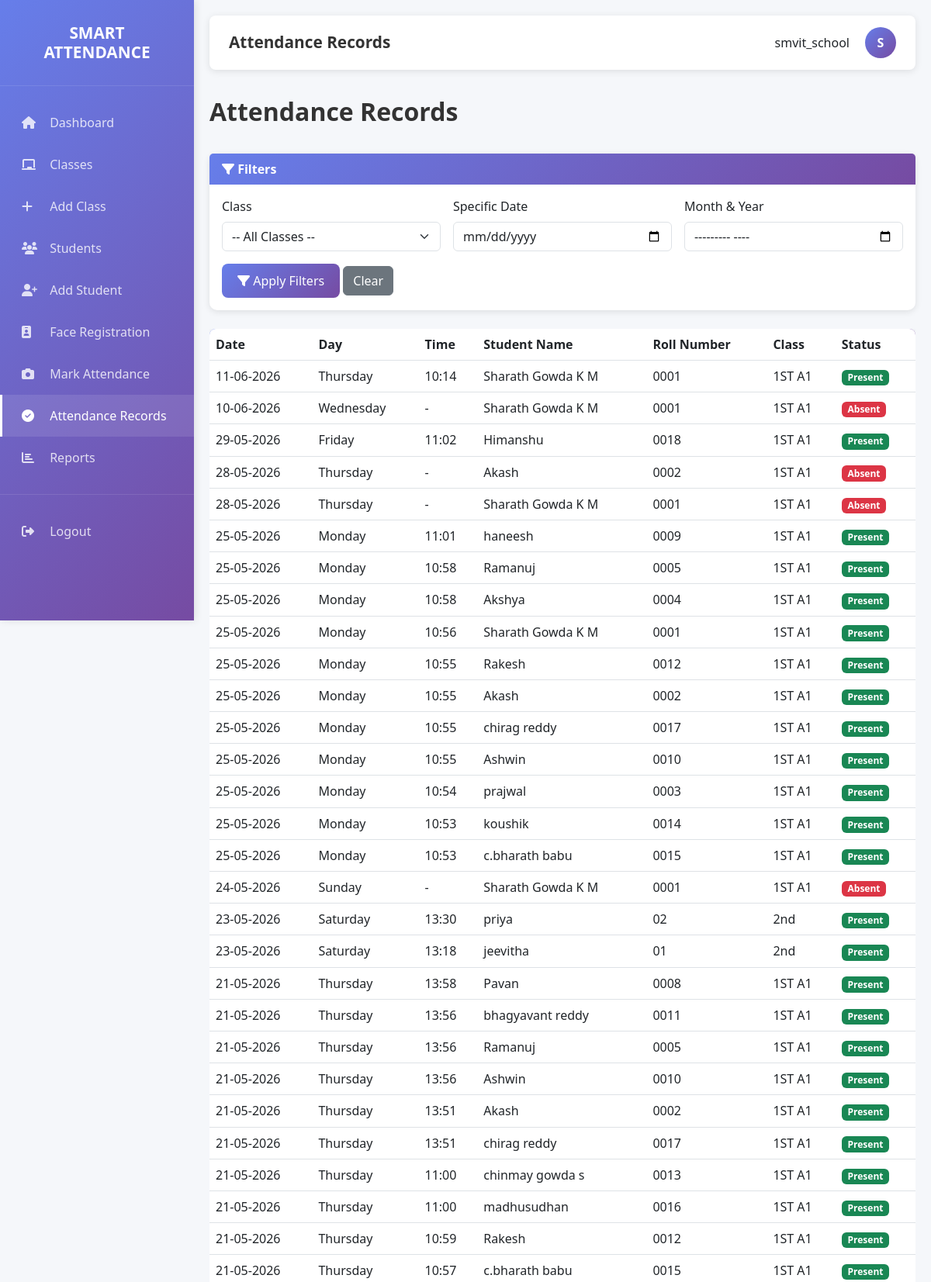
The app's page /school/attendance-records (signed in, upper part) with its own data.
### app.py (models this page shows)
class Attendance(db.Model):
    id = db.Column(db.Integer, primary_key=True)
    student_id = db.Column(db.Integer, db.ForeignKey('student.id'), nullable=False)
    class_id = db.Column(db.Integer, db.ForeignKey('class.id'), nullable=False)
    subject_id = db.Column(db.Integer, db.ForeignKey('subject.id'), nullable=True)
    date = db.Column(db.Date, nullable=False)
    time = db.Column(db.Time, nullable=False)
    _status = db.Column('status', db.String(10), nullable=False)  # present, absent
    created_at = db.Column(db.DateTime, default=datetime.utcnow)
    subject = db.relationship('Subject', backref='attendances', lazy=True)
    @property
    def status(self):
        from datetime import time
        if self._status == 'present' and self.time:
            if self.time < time(6, 0, 0) or self.time >= time(18, 0, 0):
                return 'absent'
        return self._status
    @status.setter
    def status(self, value):
        self._status = value
    @property
    def day(self):
        return self.date.strftime('%A')

class Student(db.Model):
    id = db.Column(db.Integer, primary_key=True)
    name = db.Column(db.String(100), nullable=False)
    roll_number = db.Column(db.String(20), nullable=False)
    phone = db.Column(db.String(15))
    password = db.Column(db.String(200))
    organization_id = db.Column(db.Integer, db.ForeignKey('organization.id'), nullable=False)
    class_id = db.Column(db.Integer, db.ForeignKey('class.id'), nullable=False)
    created_at = db.Column(db.DateTime, default=datetime.utcnow)
    attendances = db.relationship('Attendance', backref='student', lazy=True)
    face_encodings = db.relationship('FaceEncoding', backref='student', lazy=True)

class Class_(db.Model):
    __tablename__ = 'class'
    id = db.Column(db.Integer, primary_key=True)
    name = db.Column(db.String(100), nullable=False)
    academic_year = db.Column(db.String(20), nullable=False)
    study_year = db.Column(db.String(50), nullable=True)
    branch = db.Column(db.String(100), nullable=True)
    semester = db.Column(db.String(100), nullable=True)
    organization_id = db.Column(db.Integer, db.ForeignKey('organization.id'), nullable=False)
    course_id = db.Column(db.Integer, db.ForeignKey('course.id'), nullable=True)
    created_at = db.Column(db.DateTime, default=datetime.utcnow)
    students = db.relationship('Student', backref='class_', lazy=True)
    attendances = db.relationship('Attendance', backref='class_', lazy=True)

### app.py (the view, shortened to what this page needs)
@app.route('/school/attendance-records')
@org_required(['school'])
def school_attendance_records():
    classes = Class_.query.filter_by(organization_id=session.get('org_id')).all()
    class_id = request.args.get('class_id')
    date_str = request.args.get('date')
    month_str = request.args.get('month')
    query = Attendance.query.join(Class_).filter(Class_.organization_id == int(session.get('org_id')))
    if class_id:
        query = query.filter(Attendance.class_id == class_id)
    date_obj = None
    if date_str:
        try:
            date_obj = datetime.strptime(date_str, '%Y-%m-%d').date()
            query = query.filter(Attendance.date == date_obj)
        except ValueError:
            pass
    if class_id and date_obj:
        students = Student.query.filter_by(class_id=int(class_id)).all()
        present_records = Attendance.query.filter_by(class_id=int(class_id), date=date_obj).all()
        present_student_ids = {r.student_id: r for r in present_records}
        records = []
        for s in students:
            if s.id in present_student_ids:
                records.append(present_student_ids[s.id])
            else:
                from types import SimpleNamespace
                absent_rec = SimpleNamespace(
                    id=None,
                    date=date_obj,
                    day=date_obj.strftime('%A'),
                    time=None,
                    status='absent',
                    student=s,
                    class_=s.class_,
                    subject=None
                )
                records.append(absent_rec)
    else:
        records = query.order_by(Attendance.date.desc(), Attendance.time.desc()).all()
    print(f"DEBUG: Found {len(records)} attendance records for Org ID: {session.get('org_id')}")
    return render_template('school/attendance_records.html', records=records, classes=classes, selected_class=class_id, selected_date=date_str, selected_month=month_str)

### app.py (called while the page is built)
def org_required(org_types):
    def decorator(f):
        @wraps(f)
        def decorated_function(*args, **kwargs):
            if 'org_type' not in session or session['org_type'] not in org_types:
                flash('Unauthorized access', 'danger')
                return redirect(url_for('login'))
            return f(*args, **kwargs)
        return decorated_function
    return decorator

### templates/school/attendance_records.html (shortened to what this page needs)
{% extends "base.html" %}
{% block navbar_title %}Attendance Records{% endblock %}
{% block content %}
<div class="page-title">Attendance Records</div>
<div class="card mb-4">
    <div class="card-header">
        <i class="fas fa-filter"></i> Filters
    </div>
    <div class="card-body">
        <form method="GET" class="row g-3">
            <div class="col-md-4">
                <label class="form-label">Class</label>
                <select name="class_id" class="form-select">
                    <option value="">-- All Classes --</option>
                </select>
            </div>
            <div class="col-md-4">
                <label class="form-label">Specific Date</label>
                <input type="date" name="date" class="form-control" value="{{ selected_date }}">
            </div>
            <div class="col-md-4">
                <label class="form-label">Month & Year</label>
                <input type="month" name="month" class="form-control" value="{{ selected_month }}">
            </div>
            <div class="col-12">
                <button type="submit" class="btn btn-primary"><i class="fas fa-filter"></i> Apply Filters</button>
                <a href="?" class="btn btn-secondary">Clear</a>
            </div>
        </form>
    </div>
</div>
{% if records %}
<div class="table-responsive">
    <table class="table table-hover">
        <thead>
            <tr>
                <th>Date</th>
                <th>Day</th>
                <th>Time</th>
                <th>Student Name</th>
                <th>Roll Number</th>
                <th>Class</th>
                <th>Status</th>
            </tr>
        </thead>
        <tbody>
            {% for record in records %}
            <tr>
                <td>{{ record.date.strftime('%d-%m-%Y') }}</td>
                <td>{{ record.day }}</td>
                <td>{% if record.status == 'present' and record.time %}{{ record.time.strftime('%H:%M') }}{% else %}-{% endif %}</td>
                <td>{{ record.student.name }}</td>
                <td>{{ record.student.roll_number }}</td>
                <td>{{ record.class_.name }}</td>
                <td>
                    {% if record.status == 'present' %}
                    <span class="badge bg-success">Present</span>
                    {% elif record.status == 'absent' %}
                    <span class="badge bg-danger">Absent</span>
                    {% else %}
                    <span class="badge bg-warning">{{ record.status }}</span>
                    {% endif %}
                </td>
            </tr>
            {% endfor %}
        </tbody>
    </table>
</div>
{% else %}
<div class="alert alert-info">
    <i class="fas fa-info-circle"></i> No attendance records found.
</div>
{% endif %}
{% endblock %}

### templates/base.html (style rules this page uses)
* { margin: 0; padding: 0; box-sizing: border-box; }
body { font-family: 'Segoe UI', Tahoma, Geneva, Verdana, sans-serif; background: #f5f7fa; }
.card { border: none; border-radius: 10px; box-shadow: 0 2px 8px rgba(0, 0, 0, 0.1); transition: transform 0.3s, box-shadow 0.3s; margin-bottom: 20px; }
.card-header { background: linear-gradient(135deg, #667eea 0%, #764ba2 100%); color: white; border: none; font-weight: 600; }
.btn-primary { background: linear-gradient(135deg, #667eea 0%, #764ba2 100%); border: none; border-radius: 8px; padding: 10px 20px; transition: transform 0.2s; }
.table { background: white; border-radius: 8px; overflow: hidden; box-shadow: 0 2px 8px rgba(0, 0, 0, 0.1); }
.table thead { background: linear-gradient(135deg, #667eea 0%, #764ba2 100%); color: white; }
.page-title { font-size: 2rem; font-weight: 700; color: #333; margin-bottom: 30px; }

### records on screen
Attendance: date "11-06-2026", day "Thursday", time "10:14", student.name "Sharath Gowda K M", student.roll_number "0001", class_.name "1ST A1", status "Present"
Attendance: date "10-06-2026", day "Wednesday", student.name "Sharath Gowda K M", student.roll_number "0001", class_.name "1ST A1", status "Absent"
Attendance: date "29-05-2026", day "Friday", time "11:02", student.name "Himanshu", student.roll_number "0018", class_.name "1ST A1", status "Present"
Attendance: date "28-05-2026", day "Thursday", student.name "Akash", student.roll_number "0002", class_.name "1ST A1", status "Absent"
Attendance: date "28-05-2026", day "Thursday", student.name "Sharath Gowda K M", student.roll_number "0001", class_.name "1ST A1", status "Absent"
Attendance: date "25-05-2026", day "Monday", time "11:01", student.name "haneesh", student.roll_number "0009", class_.name "1ST A1", status "Present"
Attendance: date "25-05-2026", day "Monday", time "10:58", student.name "Ramanuj", student.roll_number "0005", class_.name "1ST A1", status "Present"
Attendance: date "25-05-2026", day "Monday", time "10:58", student.name "Akshya", student.roll_number "0004", class_.name "1ST A1", status "Present"
Attendance: date "25-05-2026", day "Monday", time "10:56", student.name "Sharath Gowda K M", student.roll_number "0001", class_.name "1ST A1", status "Present"
Attendance: date "25-05-2026", day "Monday", time "10:55", student.name "Rakesh", student.roll_number "0012", class_.name "1ST A1", status "Present"
Attendance: date "25-05-2026", day "Monday", time "10:55", student.name "Akash", student.roll_number "0002", class_.name "1ST A1", status "Present"
Attendance: date "25-05-2026", day "Monday", time "10:55", student.name "chirag reddy", student.roll_number "0017", class_.name "1ST A1", status "Present"
Attendance: date "25-05-2026", day "Monday", time "10:55", student.name "Ashwin", student.roll_number "0010", class_.name "1ST A1", status "Present"
Attendance: date "25-05-2026", day "Monday", time "10:54", student.name "prajwal", student.roll_number "0003", class_.name "1ST A1", status "Present"
Attendance: date "25-05-2026", day "Monday", time "10:53", student.name "koushik", student.roll_number "0014", class_.name "1ST A1", status "Present"
Attendance: date "25-05-2026", day "Monday", time "10:53", student.name "c.bharath babu", student.roll_number "0015", class_.name "1ST A1", status "Present"
Attendance: date "24-05-2026", day "Sunday", student.name "Sharath Gowda K M", student.roll_number "0001", class_.name "1ST A1", status "Absent"
Attendance: date "23-05-2026", day "Saturday", time "13:30", student.name "priya", student.roll_number "02", class_.name "2nd", status "Present"
Attendance: date "23-05-2026", day "Saturday", time "13:18", student.name "jeevitha", student.roll_number "01", class_.name "2nd", status "Present"
Attendance: date "21-05-2026", day "Thursday", time "13:58", student.name "Pavan", student.roll_number "0008", class_.name "1ST A1", status "Present"
Attendance: date "21-05-2026", day "Thursday", time "13:56", student.name "bhagyavant reddy", student.roll_number "0011", class_.name "1ST A1", status "Present"
Attendance: date "21-05-2026", day "Thursday", time "13:56", student.name "Ramanuj", student.roll_number "0005", class_.name "1ST A1", status "Present"
Attendance: date "21-05-2026", day "Thursday", time "13:56", student.name "Ashwin", student.roll_number "0010", class_.name "1ST A1", status "Present"
Attendance: date "21-05-2026", day "Thursday", time "13:51", student.name "Akash", student.roll_number "0002", class_.name "1ST A1", status "Present"
Attendance: date "21-05-2026", day "Thursday", time "13:51", student.name "chirag reddy", student.roll_number "0017", class_.name "1ST A1", status "Present"
Attendance: date "21-05-2026", day "Thursday", time "11:00", student.name "chinmay gowda s", student.roll_number "0013", class_.name "1ST A1", status "Present"
Attendance: date "21-05-2026", day "Thursday", time "11:00", student.name "madhusudhan", student.roll_number "0016", class_.name "1ST A1", status "Present"
Attendance: date "21-05-2026", day "Thursday", time "10:59", student.name "Rakesh", student.roll_number "0012", class_.name "1ST A1", status "Present"
Attendance: date "21-05-2026", day "Thursday", time "10:57", student.name "c.bharath babu", student.roll_number "0015", class_.name "1ST A1", status "Present"

### other values on screen
{{ session.username }} "smvit_school"
{{ session.username[0].upper() }} "S"
